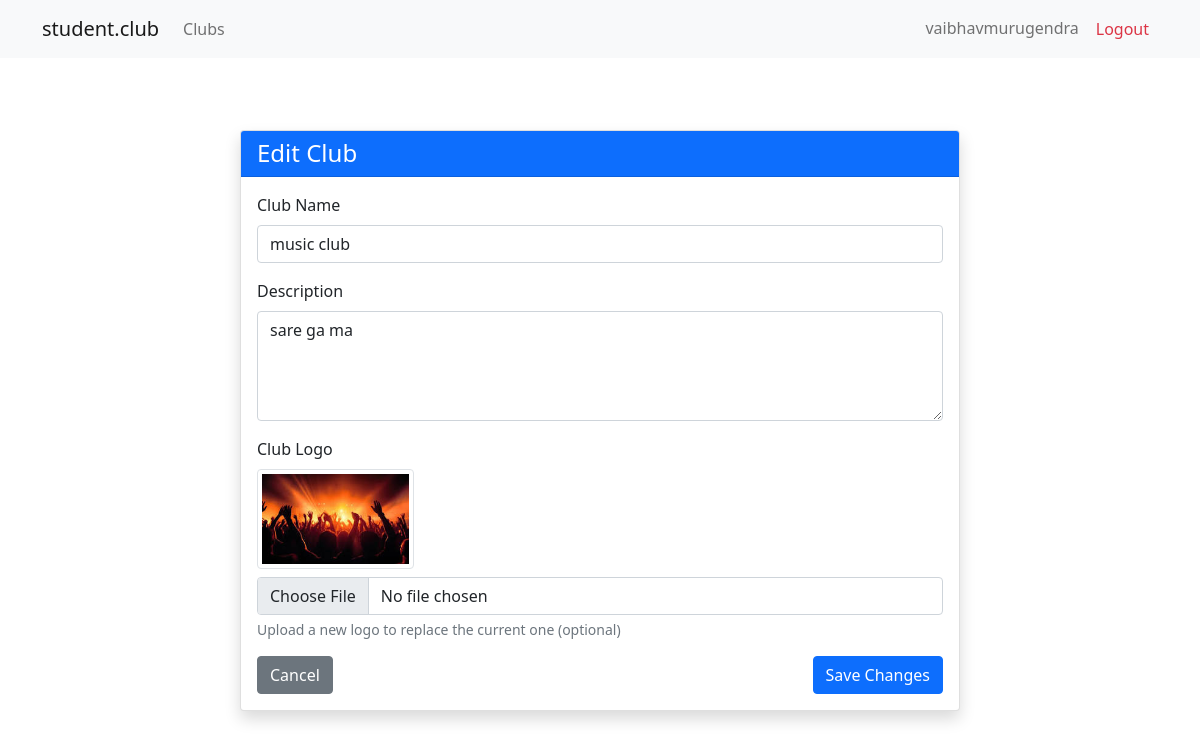
Screenshot of /clubs/2/edit/ (signed in) with the database file from the repository.
### clubs/models.py (models this page shows, shortened)
class Club(models.Model):
    name = models.CharField(max_length=100)
    description = models.TextField()
    logo = models.ImageField(upload_to='club_logos/', null=True, blank=True)
    created_at = models.DateTimeField(auto_now_add=True)
    creator = models.ForeignKey(User, on_delete=models.CASCADE, related_name='created_clubs')

### clubs/views.py (the view, shortened to what this page needs)
# urls.py: path('clubs/<int:club_id>/edit/', views.edit_club, name='edit_club'),
@login_required
def edit_club(request, club_id):
    club = get_object_or_404(Club, id=club_id)
    if not Member.objects.filter(club=club, user=request.user, role='ADMIN').exists():
        return HttpResponseForbidden("You don't have permission to edit this club.")
    return render(request, 'clubs/edit_club.html', {'club': club})

### clubs/templates/clubs/edit_club.html (shortened to what this page needs)
{% extends 'base.html' %}
{% block content %}
<div class="container py-5">
    <div class="row justify-content-center">
        <div class="col-md-8">
            <div class="card shadow">
                <div class="card-header bg-primary text-white">
                    <h4 class="mb-0">Edit Club</h4>
                </div>
                <div class="card-body">
                    <form method="post" enctype="multipart/form-data">
                        <div class="mb-3">
                            <label for="name" class="form-label">Club Name</label>
                            <input type="text" class="form-control" id="name" name="name" value="{{ club.name }}" required>
                        </div>
                        <div class="mb-3">
                            <label for="description" class="form-label">Description</label>
                            <textarea class="form-control" id="description" name="description" rows="4" required>{{ club.description }}</textarea>
                        </div>
                        <div class="mb-3">
                            <label for="logo" class="form-label">Club Logo</label>
                            {% if club.logo %}
                                <div class="mb-2">
                                    <img src="{{ club.logo.url }}" alt="Current logo" class="img-thumbnail" style="max-height: 100px;">
                                </div>
                            {% endif %}
                            <input type="file" class="form-control" id="logo" name="logo" accept="image/*">
                            <div class="form-text">Upload a new logo to replace the current one (optional)</div>
                        </div>
                        <div class="d-flex justify-content-between">
                            <a href="{% url 'club_detail' club.id %}" class="btn btn-secondary">Cancel</a>
                            <button type="submit" class="btn btn-primary">Save Changes</button>
                        </div>
                    </form>
                </div>
            </div>
        </div>
    </div>
</div>
{% endblock %}

### clubs/templates/base.html (shortened to what this page needs)
{% load static %}
<!DOCTYPE html>
<html lang="en">
<head>
    <link href="https://cdn.jsdelivr.net/npm/bootstrap@5.1.3/dist/css/bootstrap.min.css" rel="stylesheet">
    <link href="https://cdn.jsdelivr.net/npm/bootstrap-icons@1.7.2/font/bootstrap-icons.css" rel="stylesheet">
</head>
<body>
    <nav class="navbar navbar-expand-lg navbar-light bg-light">
        <div class="container">
            <a class="navbar-brand" href="{% url 'home' %}">student.club</a>
            <div class="collapse navbar-collapse" id="navbarNav">
                <ul class="navbar-nav me-auto">
                    <li class="nav-item">
                        <a class="nav-link" href="{% url 'club_list' %}">Clubs</a>
                    </li>
                </ul>
                <ul class="navbar-nav">
                    {% if user.is_authenticated %}
                        <li class="nav-item">
                            <a class="nav-link" href="#">{{ user.username }}</a>
                        </li>
                        <li class="nav-item">
                            <form method="post" action="{% url 'logout' %}" class="d-inline">
                                <button type="submit" class="nav-link btn btn-link text-danger">Logout</button>
                            </form>
                        </li>
                    {% endif %}
                </ul>
            </div>
        </div>
    </nav>
    <main class="container mt-4">
        {% block content %}{% endblock %}
    </main>
</body>
</html>

### rows the page displays
Club: name "music club", description "sare ga ma", logo (picture)

### other values shown
{{ user.username }} "vaibhavmurugendra"
